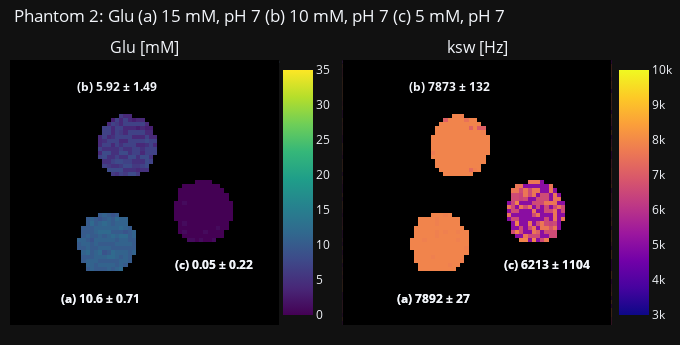

The notebook cell this image was saved under:
### Markdown cell above
## 3. fs & ksw maps ##

### Code cell
dict_fs_ksw(fs_array, ksw_array, full_mask, vial_rois, tag, tag_x_loc, tag_y_loc, fp_prtcl_name, phantom_choice, conc_l, ph_l, [[0, 35], [3000, 10000]])

### Figure 1 — Plotly figure (JSON) as saved in the notebook; plotly's stock layout.template omitted (floating-point values rounded to 4 significant figures; data arrays with more than 128 entries replaced by an {"elided": "..."} marker saying what was removed)
{"data": [{"coloraxis": "coloraxis", "colorscale": [[0.0, "#440154"], [0.1111, "#482878"], [0.2222, "#3e4989"], [0.3333, "#31688e"], [0.4444, "#26828e"], [0.5556, "#1f9e89"], [0.6667, "#35b779"], [0.7778, "#6ece58"], [0.8889, "#b5de2b"], [1.0, "#fde725"]], "type": "heatmap", "xaxis": "x", "yaxis": "y", "z": {"elided": "64x64 float values"}}, {"coloraxis": "coloraxis2", "colorscale": [[0.0, "#440154"], [0.1111, "#482878"], [0.2222, "#3e4989"], [0.3333, "#31688e"], [0.4444, "#26828e"], [0.5556, "#1f9e89"], [0.6667, "#35b779"], [0.7778, "#6ece58"], [0.8889, "#b5de2b"], [1.0, "#fde725"]], "type": "heatmap", "xaxis": "x2", "yaxis": "y2", "z": {"elided": "64x64 float values"}}, {"colorscale": [[0, "rgba(0,0,0,0)"], [1, "black"]], "showscale": false, "type": "heatmap", "xaxis": "x", "yaxis": "y", "z": {"elided": "64x64 int values"}}, {"colorscale": [[0, "rgba(0,0,0,0)"], [1, "black"]], "showscale": false, "type": "heatmap", "xaxis": "x2", "yaxis": "y2", "z": {"elided": "64x64 int values"}}], "layout": {"annotations": [{"font": {"size": 16}, "showarrow": false, "text": "Glu [mM]", "x": 0.2238, "xanchor": "center", "xref": "paper", "y": 1.0, "yanchor": "bottom", "yref": "paper"}, {"font": {"size": 16}, "showarrow": false, "text": "ksw [Hz]", "x": 0.7762, "xanchor": "center", "xref": "paper", "y": 1.0, "yanchor": "bottom", "yref": "paper"}, {"showarrow": false, "text": "<b>(c) 0.05 ± 0.22<b>", "x": 48, "xref": "x", "y": 49, "yref": "y"}, {"showarrow": false, "text": "<b>(c) 6213 ± 1104<b>", "x": 48, "xref": "x2", "y": 49, "yref": "y2"}, {"showarrow": false, "text": "<b>(a) 10.6 ± 0.71<b>", "x": 21, "xref": "x", "y": 57, "yref": "y"}, {"showarrow": false, "text": "<b>(a) 7892 ± 27<b>", "x": 21, "xref": "x2", "y": 57, "yref": "y2"}, {"showarrow": false, "text": "<b>(b) 5.92 ± 1.49<b>", "x": 25, "xref": "x", "y": 6, "yref": "y"}, {"showarrow": false, "text": "<b>(b) 7873 ± 132<b>", "x": 25, "xref": "x2", "y": 6, "yref": "y2"}, {"showarrow": false, "text": "<b>(c) 0.05 ± 0.22<b>", "x": 48, "xref": "x", "y": 49, "yref": "y"}, {"showarrow": false, "text": "<b>(c) 6213 ± 1104<b>", "x": 48, "xref": "x2", "y": 49, "yref": "y2"}, {"showarrow": false, "text": "<b>(a) 10.6 ± 0.71<b>", "x": 21, "xref": "x", "y": 57, "yref": "y"}, {"showarrow": false, "text": "<b>(a) 7892 ± 27<b>", "x": 21, "xref": "x2", "y": 57, "yref": "y2"}], "coloraxis": {"cmax": 35, "cmin": 0, "colorbar": {"x": 0.437, "y": 0.5}, "colorscale": [[0.0, "#440154"], [0.1111, "#482878"], [0.2222, "#3e4989"], [0.3333, "#31688e"], [0.4444, "#26828e"], [0.5556, "#1f9e89"], [0.6667, "#35b779"], [0.7778, "#6ece58"], [0.8889, "#b5de2b"], [1.0, "#fde725"]]}, "coloraxis2": {"cmax": 10000, "cmin": 3000, "colorbar": {"x": 0.995, "y": 0.5}, "colorscale": [[0.0, "#0d0887"], [0.1111, "#46039f"], [0.2222, "#7201a8"], [0.3333, "#9c179e"], [0.4444, "#bd3786"], [0.5556, "#d8576b"], [0.6667, "#ed7953"], [0.7778, "#fb9f3a"], [0.8889, "#fdca26"], [1.0, "#f0f921"]]}, "height": 345, "margin": {"b": 20, "l": 10, "r": 0, "t": 60}, "showlegend": false, "title": {"text": "Phantom 2: Glu (a) 15 mM, pH 7 (b) 10 mM, pH 7 (c) 5 mM, pH 7", "x": 0.02, "y": 0.97}, "width": 680, "xaxis": {"anchor": "y", "domain": [0.0, 0.4475], "showgrid": false, "showticklabels": false}, "xaxis2": {"anchor": "y2", "domain": [0.5525, 1.0], "showgrid": false, "showticklabels": false}, "yaxis": {"anchor": "x", "autorange": "reversed", "domain": [0.0, 1.0], "showgrid": false, "showticklabels": false}, "yaxis2": {"anchor": "x2", "autorange": "reversed", "domain": [0.0, 1.0], "showgrid": false, "showticklabels": false}}}
